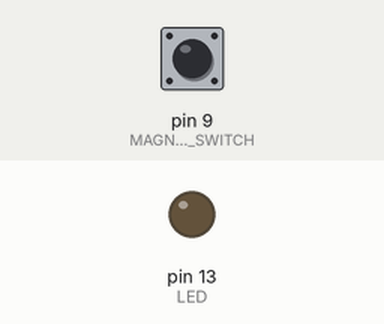
Simulated run of this sketch. Board: Arduino Uno, built with avr-gcc and run on an emulated ATmega328P. On the bench: output pins drawn as LEDs (lit = HIGH). Inputs (shaded band) come from the test bench; at power-on: pin 9 (MAGNECTIC_SWITCH) LOW.

Above: at 1.2 s.
1.3 s: pin 9 (MAGNECTIC_SWITCH) pulled HIGH for 0.15 s
At 1.37 s:
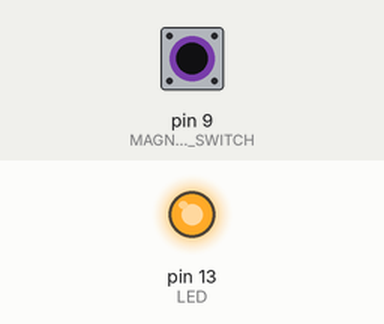
2.9 s: pin 9 (MAGNECTIC_SWITCH) pulled HIGH for 3.2 s
At 7.0 s:
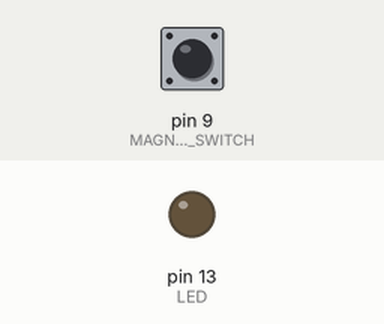
Timing chart, 0 to 8.5 s (numbered marks = the images above; inputs shaded):
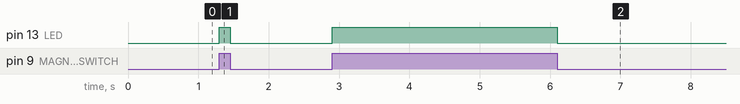

The sketch:

ButtonAinaTest.ino
```cpp
// (licence header left out)
/*****************************************************************************/
//	Function:	 If the magnetic switch is near the magnet, the on board LED
//			 of the Arduino or Seeeduino will be turned on, otherwise the
//			 LED will be turned off.
//	Arduino IDE: Arduino-1.0
/*******************************************************************************/

/*macro definitions of magnetic pin and LED pin*/
#define MAGNECTIC_SWITCH 9
#define LED	13//the on board LED of the Arduino or Seeeduino

void setup()
{
 	pinsInit();
}

void loop()
{
	if(isNearMagnet())//if the magnetic switch is near the magnet?
	{
		turnOnLED();
	}
	else
	{
		turnOffLED();
	}
}
void pinsInit()
{
	pinMode(MAGNECTIC_SWITCH, INPUT);
	pinMode(LED,OUTPUT);
}

/*If the magnetic switch is near the magnet, it will return ture, */
/*otherwise it will return false								*/
boolean isNearMagnet()
{
	int sensorValue = digitalRead(MAGNECTIC_SWITCH);
	if(sensorValue == HIGH)//if the sensor value is HIGH?
	{
		return true;//yes,return ture
	}
	else
	{
		return false;//no,return false
	}
}
void turnOnLED()
{
	digitalWrite(LED,HIGH);
}
void turnOffLED()
{
	digitalWrite(LED,LOW);
}
```

Measured:
- after the input at 1.3 s, pin 13 (LED): LOW → HIGH at once, → LOW 0.15 s later
- after the input at 2.9 s, pin 13 (LED): LOW → HIGH at once, → LOW 3.2 s later
